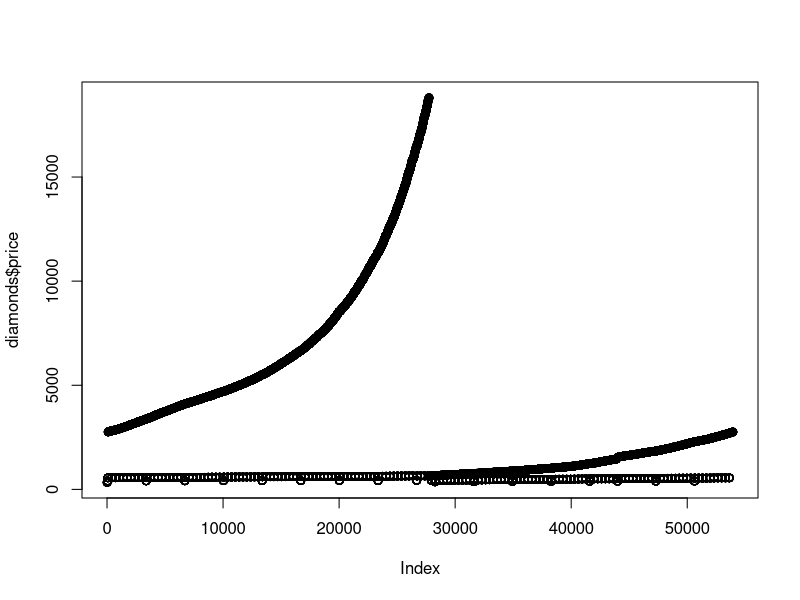
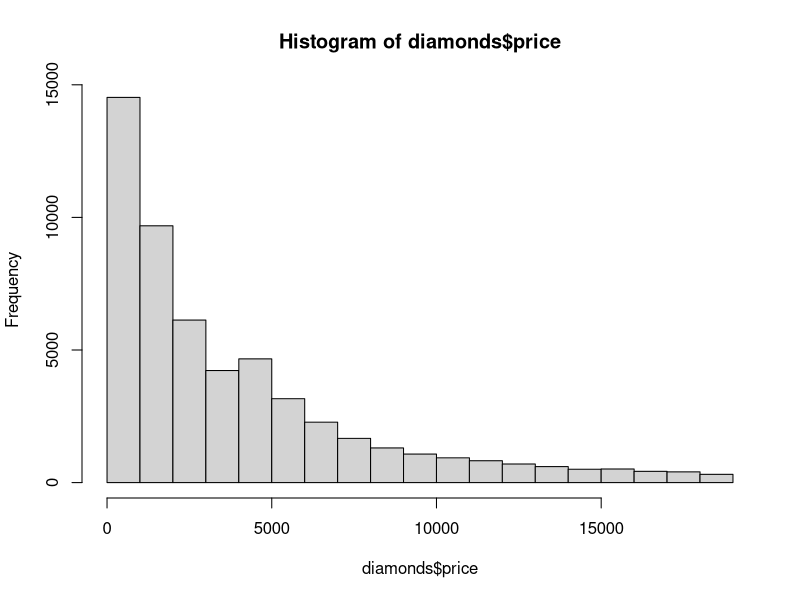
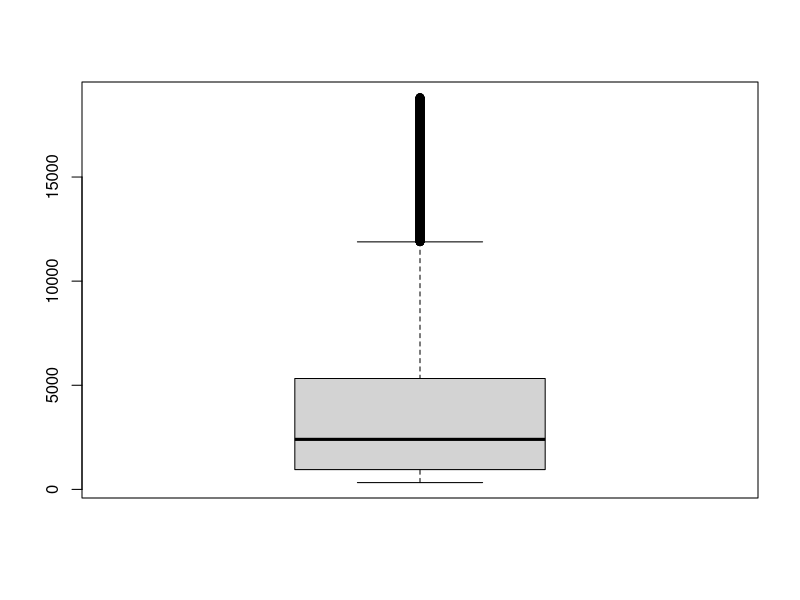
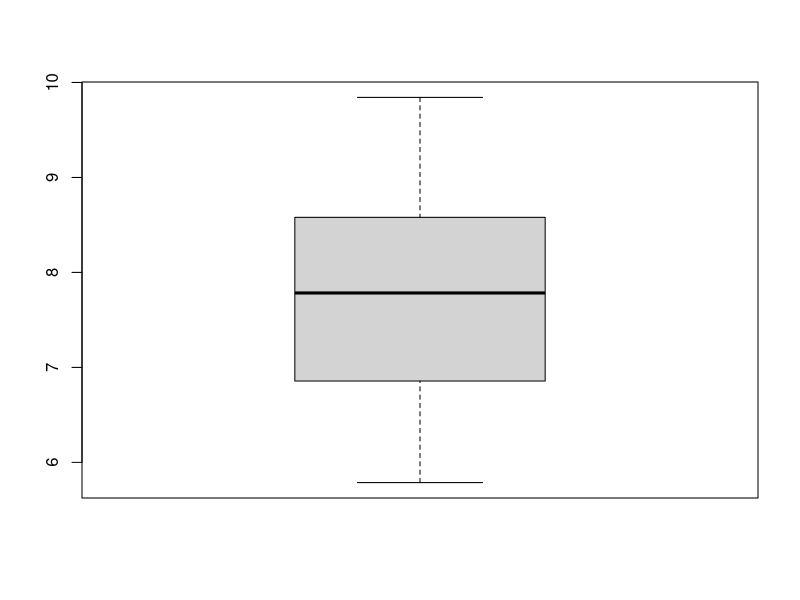
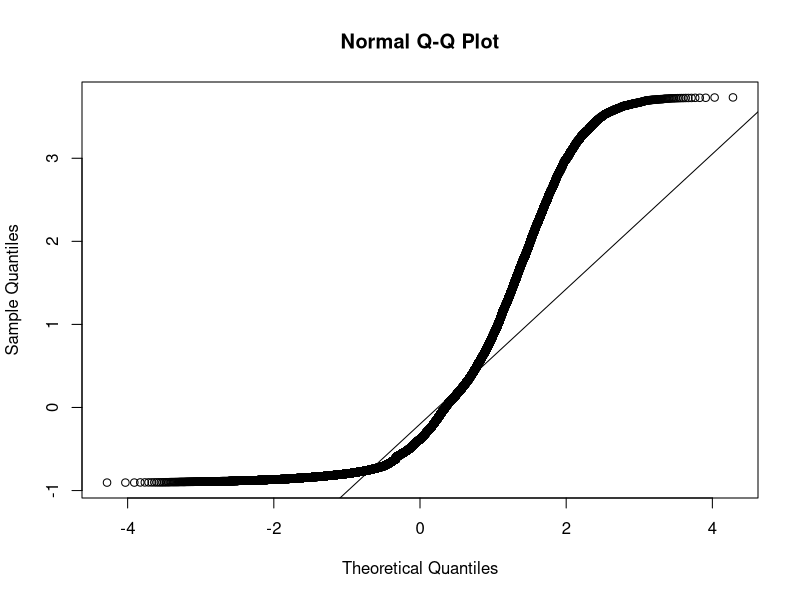
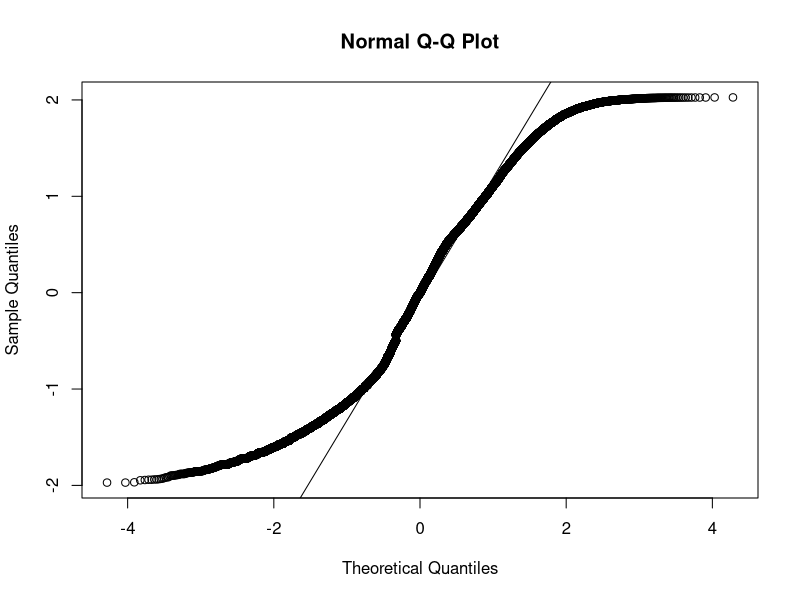
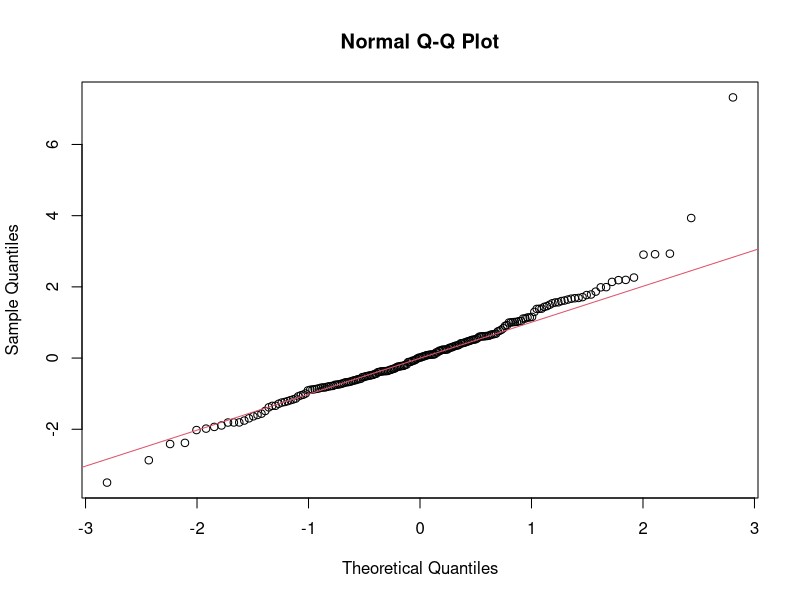
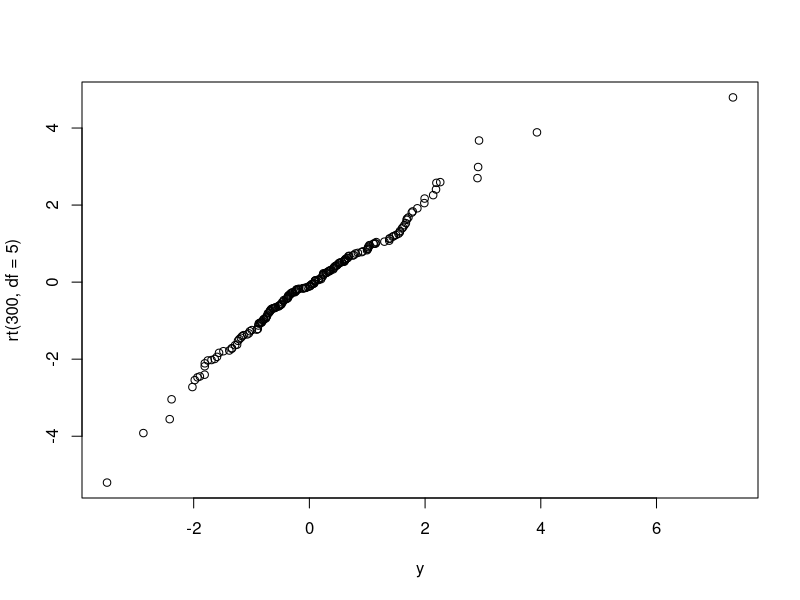

Write R code to recreate these figures, in order.
library(ggplot2)
require(graphics)

summary(diamonds$price)
plot(diamonds$price)
hist(diamonds$price)

boxplot(diamonds$price)
boxplot(log(diamonds$price))

x <- diamonds$price
x <- (x-mean(x))/sd(x)
qqnorm(x)
qqline(x)

log_x <- log(diamonds$price)
log_x <- (log_x-mean(log_x))/sd(log_x)
qqnorm(log_x)
qqline(log_x)


y <- rt(200, df = 5)
qqnorm(y); qqline(y, col = 2)
qqplot(y, rt(300, df = 5))


sample_mean <- function(x, sz, n) {
  res <- vector()
  smp <- sample(x, size=sz)
  res[n] <- mean(smp)
}

sample_mean <- function(data, size, n){
  means <- vector(mode='numeric',length=n)
  for(i in 1:n){
    sample1 <- sample(data, size)
    means[i] <- mean(sample1)
  }
  hist(means)
}

sample_mean(diamonds$price, 3, 100)



ranges <- list()
for ( name in names(diamonds) )
  if ( is.numeric(diamonds[[name]]) )
    ranges[[name]] <- range(diamonds[[name]])
ranges[1:4]
ranges

pnorm(66, mean=65, sd=0.25, lower.tail=FALSE)
